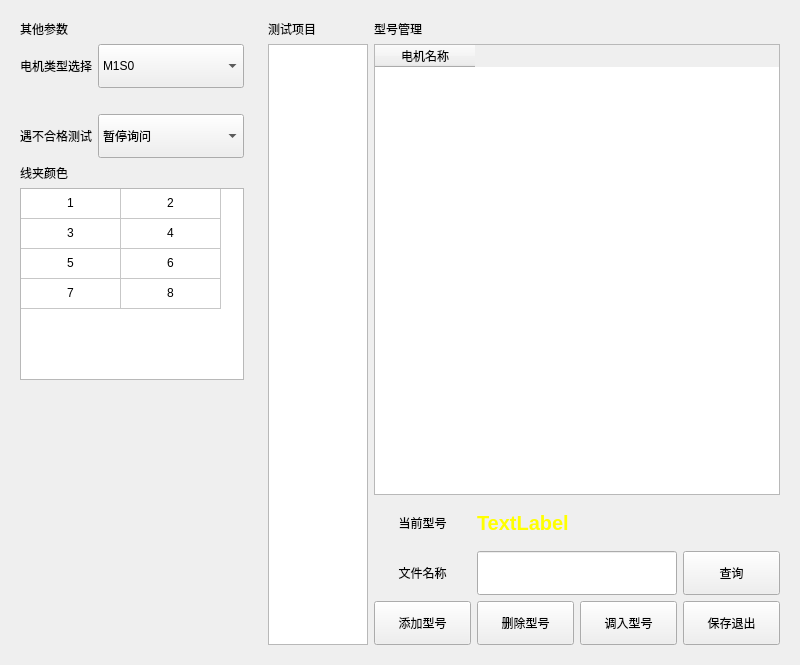
<?xml version="1.0" encoding="UTF-8"?>
<ui version="4.0">
 <class>WinType</class>
 <widget class="QWidget" name="WinType">
  <property name="geometry">
   <rect>
    <x>0</x>
    <y>0</y>
    <width>800</width>
    <height>665</height>
   </rect>
  </property>
  <property name="windowTitle">
   <string>Form</string>
  </property>
  <layout class="QHBoxLayout" name="horizontalLayout" stretch="0,1">
   <item>
    <widget class="QStackedWidget" name="Other">
     <property name="currentIndex">
      <number>0</number>
     </property>
     <widget class="QWidget" name="WinConfOther">
      <layout class="QGridLayout" name="gridLayout_2">
       <item row="5" column="0" colspan="2">
        <widget class="QTableWidget" name="TabWire">
         <property name="sizePolicy">
          <sizepolicy hsizetype="Expanding" vsizetype="Fixed">
           <horstretch>0</horstretch>
           <verstretch>0</verstretch>
          </sizepolicy>
         </property>
         <attribute name="horizontalHeaderVisible">
          <bool>false</bool>
         </attribute>
         <attribute name="verticalHeaderVisible">
          <bool>false</bool>
         </attribute>
         <row>
          <property name="text">
           <string>新建行</string>
          </property>
         </row>
         <row>
          <property name="text">
           <string>新建行</string>
          </property>
         </row>
         <row>
          <property name="text">
           <string>新建行</string>
          </property>
         </row>
         <row>
          <property name="text">
           <string>新建行</string>
          </property>
         </row>
         <column>
          <property name="text">
           <string>新建列</string>
          </property>
         </column>
         <column>
          <property name="text">
           <string>新建列</string>
          </property>
         </column>
         <item row="0" column="0">
          <property name="text">
           <string>1</string>
          </property>
          <property name="textAlignment">
           <set>AlignCenter</set>
          </property>
         </item>
         <item row="0" column="1">
          <property name="text">
           <string>2</string>
          </property>
          <property name="textAlignment">
           <set>AlignCenter</set>
          </property>
         </item>
         <item row="1" column="0">
          <property name="text">
           <string>3</string>
          </property>
          <property name="textAlignment">
           <set>AlignCenter</set>
          </property>
         </item>
         <item row="1" column="1">
          <property name="text">
           <string>4</string>
          </property>
          <property name="textAlignment">
           <set>AlignCenter</set>
          </property>
         </item>
         <item row="2" column="0">
          <property name="text">
           <string>5</string>
          </property>
          <property name="textAlignment">
           <set>AlignCenter</set>
          </property>
         </item>
         <item row="2" column="1">
          <property name="text">
           <string>6</string>
          </property>
          <property name="textAlignment">
           <set>AlignCenter</set>
          </property>
         </item>
         <item row="3" column="0">
          <property name="text">
           <string>7</string>
          </property>
          <property name="textAlignment">
           <set>AlignCenter</set>
          </property>
         </item>
         <item row="3" column="1">
          <property name="text">
           <string>8</string>
          </property>
          <property name="textAlignment">
           <set>AlignCenter</set>
          </property>
         </item>
        </widget>
       </item>
       <item row="4" column="0">
        <widget class="QLabel" name="TextColor">
         <property name="text">
          <string>线夹颜色</string>
         </property>
        </widget>
       </item>
       <item row="3" column="0">
        <widget class="QLabel" name="TextNG">
         <property name="text">
          <string>遇不合格测试</string>
         </property>
        </widget>
       </item>
       <item row="2" column="0" colspan="2">
        <widget class="QLabel" name="labelType">
         <property name="pixmap">
          <pixmap resource="image.qrc">:/source/M1S0.jpg</pixmap>
         </property>
         <property name="scaledContents">
          <bool>true</bool>
         </property>
        </widget>
       </item>
       <item row="0" column="0" colspan="2">
        <widget class="QLabel" name="TextOther">
         <property name="text">
          <string>其他参数</string>
         </property>
        </widget>
       </item>
       <item row="1" column="0">
        <widget class="QLabel" name="TextType">
         <property name="text">
          <string>电机类型选择</string>
         </property>
        </widget>
       </item>
       <item row="1" column="1">
        <widget class="QComboBox" name="BoxType">
         <property name="sizePolicy">
          <sizepolicy hsizetype="Expanding" vsizetype="Fixed">
           <horstretch>0</horstretch>
           <verstretch>0</verstretch>
          </sizepolicy>
         </property>
         <property name="minimumSize">
          <size>
           <width>97</width>
           <height>44</height>
          </size>
         </property>
         <item>
          <property name="text">
           <string>M1S0</string>
          </property>
         </item>
         <item>
          <property name="text">
           <string>M1S1</string>
          </property>
         </item>
         <item>
          <property name="text">
           <string>M1S2</string>
          </property>
         </item>
         <item>
          <property name="text">
           <string>M1S3</string>
          </property>
         </item>
         <item>
          <property name="text">
           <string>M1S4</string>
          </property>
         </item>
         <item>
          <property name="text">
           <string>ABC</string>
          </property>
         </item>
         <item>
          <property name="text">
           <string>ABC-N</string>
          </property>
         </item>
         <item>
          <property name="text">
           <string>ABC-O</string>
          </property>
         </item>
         <item>
          <property name="text">
           <string>ABC-Y</string>
          </property>
         </item>
         <item>
          <property name="text">
           <string>M1S1L1</string>
          </property>
         </item>
         <item>
          <property name="text">
           <string>M1S1L2</string>
          </property>
         </item>
         <item>
          <property name="text">
           <string>M1S1L3</string>
          </property>
         </item>
         <item>
          <property name="text">
           <string>None</string>
          </property>
         </item>
        </widget>
       </item>
       <item row="3" column="1">
        <widget class="QComboBox" name="BoxTestNG">
         <property name="sizePolicy">
          <sizepolicy hsizetype="Expanding" vsizetype="Fixed">
           <horstretch>0</horstretch>
           <verstretch>0</verstretch>
          </sizepolicy>
         </property>
         <property name="minimumSize">
          <size>
           <width>97</width>
           <height>44</height>
          </size>
         </property>
         <item>
          <property name="text">
           <string>暂停询问</string>
          </property>
         </item>
         <item>
          <property name="text">
           <string>继续测试</string>
          </property>
         </item>
        </widget>
       </item>
       <item row="6" column="0" colspan="2">
        <spacer name="verticalSpacer">
         <property name="orientation">
          <enum>Qt::Vertical</enum>
         </property>
         <property name="sizeHint" stdset="0">
          <size>
           <width>20</width>
           <height>40</height>
          </size>
         </property>
        </spacer>
       </item>
      </layout>
     </widget>
     <widget class="QWidget" name="WinConfProj">
      <layout class="QVBoxLayout" name="verticalLayout_2">
       <item>
        <widget class="QLabel" name="TextItemSelect">
         <property name="text">
          <string>项目选择与设置</string>
         </property>
        </widget>
       </item>
       <item>
        <widget class="QPushButton" name="BtnItemDelete">
         <property name="minimumSize">
          <size>
           <width>97</width>
           <height>44</height>
          </size>
         </property>
         <property name="styleSheet">
          <string notr="true">color:yellow;font:Bold 15pt Ubuntu</string>
         </property>
         <property name="text">
          <string>清除</string>
         </property>
        </widget>
       </item>
       <item>
        <widget class="QPushButton" name="BtnItemSet">
         <property name="minimumSize">
          <size>
           <width>97</width>
           <height>44</height>
          </size>
         </property>
         <property name="styleSheet">
          <string notr="true">color:yellow;font:Bold 15pt Ubuntu</string>
         </property>
         <property name="text">
          <string>设置</string>
         </property>
        </widget>
       </item>
       <item>
        <widget class="QPushButton" name="BtnItemDcr">
         <property name="minimumSize">
          <size>
           <width>97</width>
           <height>44</height>
          </size>
         </property>
         <property name="text">
          <string>电阻</string>
         </property>
        </widget>
       </item>
       <item>
        <widget class="QPushButton" name="BtnItemMag">
         <property name="minimumSize">
          <size>
           <width>97</width>
           <height>44</height>
          </size>
         </property>
         <property name="text">
          <string>反嵌</string>
         </property>
        </widget>
       </item>
       <item>
        <widget class="QPushButton" name="BtnItemInr">
         <property name="minimumSize">
          <size>
           <width>97</width>
           <height>44</height>
          </size>
         </property>
         <property name="text">
          <string>绝缘</string>
         </property>
        </widget>
       </item>
       <item>
        <widget class="QPushButton" name="BtnItemAcw">
         <property name="minimumSize">
          <size>
           <width>97</width>
           <height>44</height>
          </size>
         </property>
         <property name="text">
          <string>交耐</string>
         </property>
        </widget>
       </item>
       <item>
        <widget class="QPushButton" name="BtnItemDcw">
         <property name="minimumSize">
          <size>
           <width>97</width>
           <height>44</height>
          </size>
         </property>
         <property name="text">
          <string>直耐</string>
         </property>
        </widget>
       </item>
       <item>
        <widget class="QPushButton" name="BtnItemImp">
         <property name="minimumSize">
          <size>
           <width>97</width>
           <height>44</height>
          </size>
         </property>
         <property name="text">
          <string>匝间</string>
         </property>
        </widget>
       </item>
       <item>
        <widget class="QPushButton" name="BtnItemInd">
         <property name="minimumSize">
          <size>
           <width>97</width>
           <height>44</height>
          </size>
         </property>
         <property name="text">
          <string>电感</string>
         </property>
        </widget>
       </item>
       <item>
        <widget class="QPushButton" name="BtnItemPwr">
         <property name="minimumSize">
          <size>
           <width>97</width>
           <height>44</height>
          </size>
         </property>
         <property name="text">
          <string>功率</string>
         </property>
        </widget>
       </item>
       <item>
        <widget class="QPushButton" name="BtnItemLvs">
         <property name="minimumSize">
          <size>
           <width>97</width>
           <height>44</height>
          </size>
         </property>
         <property name="text">
          <string>低启</string>
         </property>
        </widget>
       </item>
       <item>
        <widget class="QPushButton" name="BtnItemLck">
         <property name="minimumSize">
          <size>
           <width>97</width>
           <height>44</height>
          </size>
         </property>
         <property name="text">
          <string>堵转</string>
         </property>
        </widget>
       </item>
       <item>
        <spacer name="verticalSpacer_2">
         <property name="orientation">
          <enum>Qt::Vertical</enum>
         </property>
         <property name="sizeHint" stdset="0">
          <size>
           <width>20</width>
           <height>40</height>
          </size>
         </property>
        </spacer>
       </item>
      </layout>
     </widget>
    </widget>
   </item>
   <item>
    <widget class="QStackedWidget" name="Type">
     <property name="currentIndex">
      <number>0</number>
     </property>
     <widget class="QWidget" name="WinConfList">
      <layout class="QGridLayout" name="gridLayout" rowstretch="0,1,0,0,0" columnminimumwidth="1,1,1,1,1">
       <item row="4" column="4">
        <widget class="QPushButton" name="BtnConfExit">
         <property name="sizePolicy">
          <sizepolicy hsizetype="Expanding" vsizetype="Fixed">
           <horstretch>0</horstretch>
           <verstretch>0</verstretch>
          </sizepolicy>
         </property>
         <property name="minimumSize">
          <size>
           <width>97</width>
           <height>44</height>
          </size>
         </property>
         <property name="text">
          <string>保存退出</string>
         </property>
        </widget>
       </item>
       <item row="0" column="1" colspan="4">
        <widget class="QLabel" name="label_3">
         <property name="text">
          <string>型号管理</string>
         </property>
        </widget>
       </item>
       <item row="4" column="1">
        <widget class="QPushButton" name="BtnInsert">
         <property name="sizePolicy">
          <sizepolicy hsizetype="Expanding" vsizetype="Fixed">
           <horstretch>0</horstretch>
           <verstretch>0</verstretch>
          </sizepolicy>
         </property>
         <property name="minimumSize">
          <size>
           <width>97</width>
           <height>44</height>
          </size>
         </property>
         <property name="text">
          <string>添加型号</string>
         </property>
        </widget>
       </item>
       <item row="3" column="4">
        <widget class="QPushButton" name="BtnCheck">
         <property name="sizePolicy">
          <sizepolicy hsizetype="Minimum" vsizetype="Minimum">
           <horstretch>0</horstretch>
           <verstretch>0</verstretch>
          </sizepolicy>
         </property>
         <property name="minimumSize">
          <size>
           <width>97</width>
           <height>44</height>
          </size>
         </property>
         <property name="text">
          <string>查询</string>
         </property>
        </widget>
       </item>
       <item row="3" column="2" colspan="2">
        <widget class="QLineEdit" name="EditTypeName">
         <property name="sizePolicy">
          <sizepolicy hsizetype="Expanding" vsizetype="Expanding">
           <horstretch>0</horstretch>
           <verstretch>0</verstretch>
          </sizepolicy>
         </property>
        </widget>
       </item>
       <item row="1" column="0" rowspan="4">
        <widget class="QTableWidget" name="TabTest">
         <property name="minimumSize">
          <size>
           <width>100</width>
           <height>0</height>
          </size>
         </property>
         <property name="editTriggers">
          <set>QAbstractItemView::NoEditTriggers</set>
         </property>
         <property name="selectionMode">
          <enum>QAbstractItemView::SingleSelection</enum>
         </property>
         <property name="selectionBehavior">
          <enum>QAbstractItemView::SelectRows</enum>
         </property>
         <attribute name="horizontalHeaderVisible">
          <bool>false</bool>
         </attribute>
         <attribute name="horizontalHeaderHighlightSections">
          <bool>false</bool>
         </attribute>
         <attribute name="horizontalHeaderStretchLastSection">
          <bool>true</bool>
         </attribute>
         <attribute name="verticalHeaderVisible">
          <bool>false</bool>
         </attribute>
         <attribute name="verticalHeaderDefaultSectionSize">
          <number>44</number>
         </attribute>
         <attribute name="verticalHeaderHighlightSections">
          <bool>false</bool>
         </attribute>
         <column>
          <property name="text">
           <string>测试项目</string>
          </property>
         </column>
        </widget>
       </item>
       <item row="1" column="1" colspan="4">
        <widget class="QTableWidget" name="TabFile">
         <property name="editTriggers">
          <set>QAbstractItemView::NoEditTriggers</set>
         </property>
         <property name="selectionMode">
          <enum>QAbstractItemView::SingleSelection</enum>
         </property>
         <property name="selectionBehavior">
          <enum>QAbstractItemView::SelectRows</enum>
         </property>
         <attribute name="horizontalHeaderHighlightSections">
          <bool>false</bool>
         </attribute>
         <attribute name="verticalHeaderVisible">
          <bool>false</bool>
         </attribute>
         <attribute name="verticalHeaderDefaultSectionSize">
          <number>44</number>
         </attribute>
         <column>
          <property name="text">
           <string>电机名称</string>
          </property>
         </column>
        </widget>
       </item>
       <item row="3" column="1">
        <widget class="QLabel" name="label">
         <property name="text">
          <string>文件名称</string>
         </property>
         <property name="alignment">
          <set>Qt::AlignCenter</set>
         </property>
        </widget>
       </item>
       <item row="4" column="3">
        <widget class="QPushButton" name="BtnRead">
         <property name="sizePolicy">
          <sizepolicy hsizetype="Expanding" vsizetype="Fixed">
           <horstretch>0</horstretch>
           <verstretch>0</verstretch>
          </sizepolicy>
         </property>
         <property name="minimumSize">
          <size>
           <width>97</width>
           <height>44</height>
          </size>
         </property>
         <property name="text">
          <string>调入型号</string>
         </property>
        </widget>
       </item>
       <item row="4" column="2">
        <widget class="QPushButton" name="BtnDelete">
         <property name="sizePolicy">
          <sizepolicy hsizetype="Expanding" vsizetype="Fixed">
           <horstretch>0</horstretch>
           <verstretch>0</verstretch>
          </sizepolicy>
         </property>
         <property name="minimumSize">
          <size>
           <width>97</width>
           <height>44</height>
          </size>
         </property>
         <property name="text">
          <string>删除型号</string>
         </property>
        </widget>
       </item>
       <item row="0" column="0">
        <widget class="QLabel" name="label_2">
         <property name="text">
          <string>测试项目</string>
         </property>
        </widget>
       </item>
       <item row="2" column="1">
        <widget class="QLabel" name="TextCurrentType">
         <property name="minimumSize">
          <size>
           <width>0</width>
           <height>44</height>
          </size>
         </property>
         <property name="text">
          <string>当前型号</string>
         </property>
         <property name="alignment">
          <set>Qt::AlignCenter</set>
         </property>
        </widget>
       </item>
       <item row="2" column="2" colspan="3">
        <widget class="QLabel" name="TextTypeShow">
         <property name="minimumSize">
          <size>
           <width>0</width>
           <height>44</height>
          </size>
         </property>
         <property name="styleSheet">
          <string notr="true">color:yellow;font:Bold 15pt Ubuntu</string>
         </property>
         <property name="text">
          <string>TextLabel</string>
         </property>
        </widget>
       </item>
      </layout>
     </widget>
     <widget class="QWidget" name="WinConfColor">
      <layout class="QVBoxLayout" name="verticalLayout">
       <item>
        <widget class="QLabel" name="TextColorSelect">
         <property name="text">
          <string>线夹颜色选择</string>
         </property>
        </widget>
       </item>
       <item>
        <widget class="QTableWidget" name="TabColor">
         <attribute name="horizontalHeaderVisible">
          <bool>false</bool>
         </attribute>
         <attribute name="verticalHeaderVisible">
          <bool>false</bool>
         </attribute>
         <row>
          <property name="text">
           <string>新建行</string>
          </property>
         </row>
         <row>
          <property name="text">
           <string>新建行</string>
          </property>
         </row>
         <row>
          <property name="text">
           <string>新建行</string>
          </property>
         </row>
         <row>
          <property name="text">
           <string>新建行</string>
          </property>
         </row>
         <row>
          <property name="text">
           <string>新建行</string>
          </property>
         </row>
         <row>
          <property name="text">
           <string>新建行</string>
          </property>
         </row>
         <row>
          <property name="text">
           <string>新建行</string>
          </property>
         </row>
         <row>
          <property name="text">
           <string>新建行</string>
          </property>
         </row>
         <row>
          <property name="text">
           <string>新建行</string>
          </property>
         </row>
         <row>
          <property name="text">
           <string>新建行</string>
          </property>
         </row>
         <column>
          <property name="text">
           <string>新建列</string>
          </property>
         </column>
         <column>
          <property name="text">
           <string>新建列</string>
          </property>
         </column>
         <column>
          <property name="text">
           <string>新建列</string>
          </property>
         </column>
         <column>
          <property name="text">
           <string>新建列</string>
          </property>
         </column>
         <column>
          <property name="text">
           <string>新建列</string>
          </property>
         </column>
         <column>
          <property name="text">
           <string>新建列</string>
          </property>
         </column>
        </widget>
       </item>
      </layout>
     </widget>
    </widget>
   </item>
  </layout>
 </widget>
 <resources>
  <include location="image.qrc"/>
 </resources>
 <connections/>
</ui>
